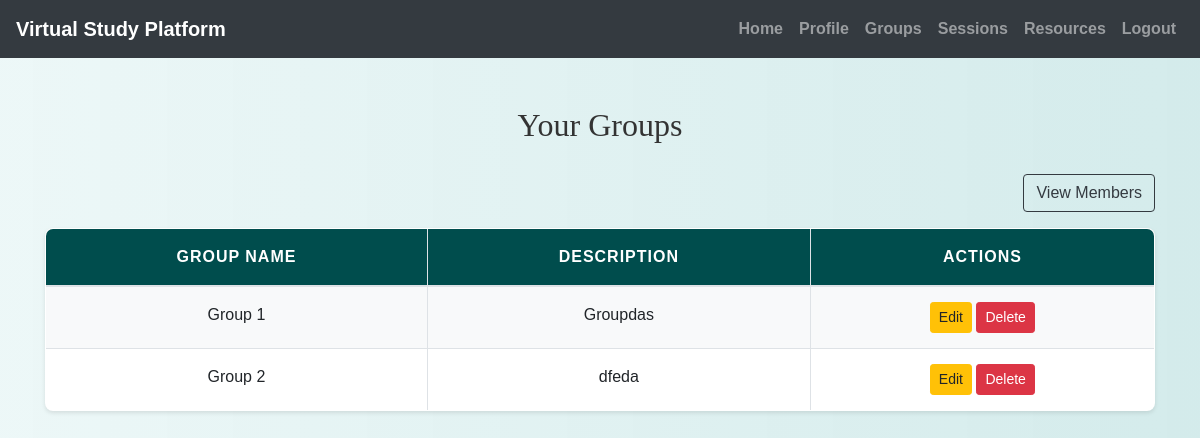
Page /manage_groups.php (signed in) on the committed database.
### tables this page shows
CREATE TABLE `studygroups` (
  `GroupID` int(11) NOT NULL,
  `GroupName` varchar(255) NOT NULL,
  `Description` text DEFAULT NULL,
  `CreatedBy` int(11) NOT NULL,
  `CreatedAt` timestamp NOT NULL DEFAULT current_timestamp()
);

### manage_groups.php (the view, shortened to what this page needs)
<?php
include('config.php');
$user_id = $_SESSION["id"];
$sql = "SELECT GroupID, GroupName, Description FROM StudyGroups WHERE CreatedBy = ?";
$stmt = $conn->prepare($sql);
$stmt->bind_param("i", $user_id);
$stmt->execute();
$result = $stmt->get_result();
$user_groups = $result->fetch_all(MYSQLI_ASSOC);
?>
<!DOCTYPE html>
<html lang="en">
<head>
    <link rel="stylesheet" href="https://maxcdn.bootstrapcdn.com/bootstrap/4.5.2/css/bootstrap.min.css">
    <link rel="stylesheet" href="./css/style.css">
</head>
<body>
    <?php include('navbar.php'); ?>
    <div class="container mt-5">
        <h2>Your Groups</h2>
        <table class="table table-bordered mt-4">
            <a class="btn btn-outline-dark float-right mb-3" href="view_members.php">View Members</a>
            <thead>
                <tr>
                    <th>Group Name</th>
                    <th>Description</th>
                    <th>Actions</th>
                </tr>
            </thead>
            <tbody>
                <?php if (count($user_groups) > 0) {
                    foreach ($user_groups as $group) { ?>
                        <tr>
                            <td><?php echo htmlspecialchars($group['GroupName']); ?></td>
                            <td><?php echo htmlspecialchars($group['Description']); ?></td>
                            <td>
                                <a href="edit_group.php?group_id=<?php echo $group['GroupID']; ?>" class="btn btn-warning btn-sm">Edit</a>
                                <button class="btn btn-danger btn-sm" onclick="confirmDelete(<?php echo $group['GroupID']; ?>)">Delete</button>
                            </td>
                        </tr>
                    <?php }
                } else { ?>
                    <tr>
                        <td colspan="3" class="text-center">No groups found. Create one!</td>
                    </tr>
                <?php } ?>
            </tbody>
        </table>
    </div>
</body>
</html>

### css/style.css (style rules this page uses)
body { background: linear-gradient(90deg, rgba(233, 246, 246, 0.831), rgba(207, 233, 233, 0.9)); font-family: 'Arial', sans-serif; color: #333; line-height: 1.6; }
h1, h2, h3, h4 { text-align: center; margin-top: 30px; margin-bottom: 30px; font-family: 'Georgia', serif; }
.container { margin-bottom: 40px; }
.table { width: 100%; border-collapse: collapse; margin-top: 20px; font-size: 16px; background-color: #ffffff; border-radius: 8px; overflow: hidden; box-shadow: 0 2px 4px rgba(0, 0, 0, 0.1); }
.table th, .table td { padding: 15px; border: 1px solid #dee2e6; text-align: center; }
.table thead th { background-color: #004d4d; color: white; font-weight: bold; text-transform: uppercase; letter-spacing: 1px; }
.table tbody tr:nth-child(odd) { background-color: #f8f9fa; }
a { color: #006666; text-decoration: none; font-weight: bold; }

### rows in the picture
studygroups: GroupName "Group 1", Description "Groupdas"
studygroups: GroupName "Group 2", Description "dfeda"
